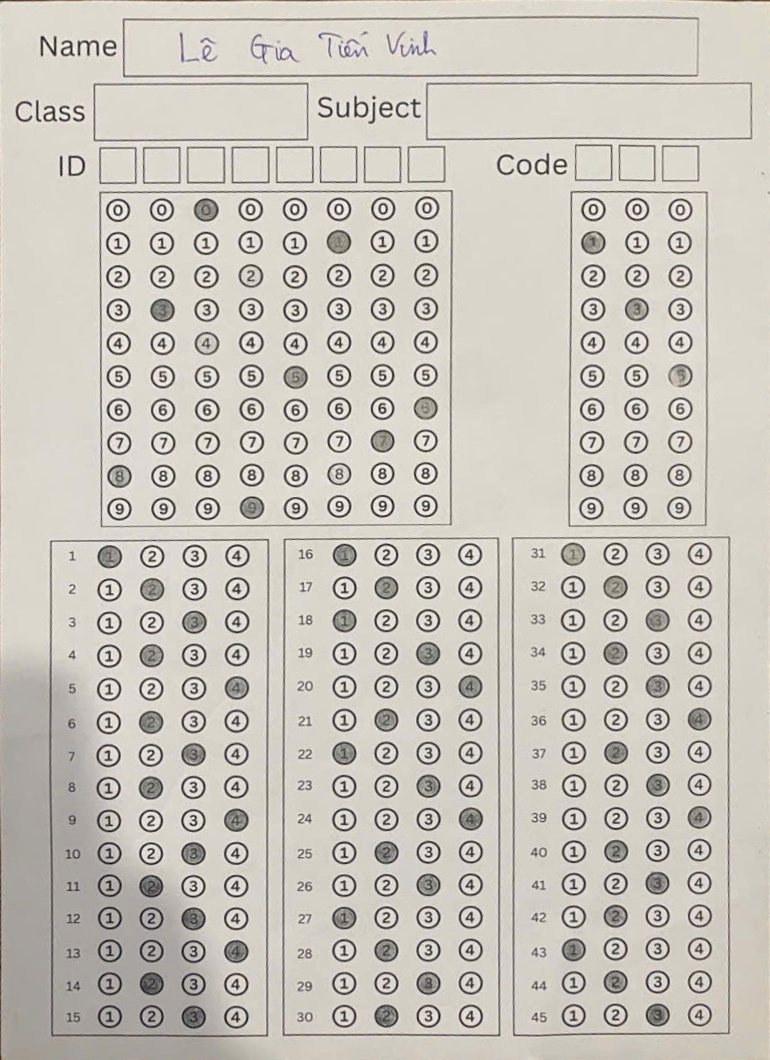
#> input picture resultImage.jpg, 770 x 1060 px, found by its file name; its folder holds 5 pictures in this run
$ python visualize_boxes.py
#> lines starting #> are read from the running program, lines starting #| are printed output that depends on the picture; after the words box and inside, x2 and y2 are one past the last pixel; in counts of white or black regions, pixels touching at a corner belong together
import cv2
import os

def refine_box_contour(img, x, y, w, h):
    """
    Refines a bounding box by looking for contours within a small region of interest.
    """
    # Define ROI with padding to ensure we capture the whole box line
    padding = 10
    roi_x = max(0, x - padding)
    roi_y = max(0, y - padding)
    roi_w = min(img.shape[1] - roi_x, w + 2 * padding)
    roi_h = min(img.shape[0] - roi_y, h + 2 * padding)

    roi = img[roi_y:roi_y+roi_h, roi_x:roi_x+roi_w]
    if roi.size == 0:
        return x, y, w, h

    # Preprocessing for contour detection
    gray = cv2.cvtColor(roi, cv2.COLOR_BGR2GRAY)
    # Binary inverse thresholding works well for black lines on white paper
    # Using adaptive thresholding to be robust to light variations
    thresh = cv2.adaptiveThreshold(gray, 255, cv2.ADAPTIVE_THRESH_GAUSSIAN_C,
                                  cv2.THRESH_BINARY_INV, 11, 2)

    # Find contours
    contours, _ = cv2.findContours(thresh, cv2.RETR_EXTERNAL, cv2.CHAIN_APPROX_SIMPLE)

    best_rect = (x, y, w, h)
    max_area = 0

    # Filter for the best candidate contour
    for cnt in contours:
        rx, ry, rw, rh = cv2.boundingRect(cnt)
        area = rw * rh
        # Candidate should have a reasonable size (at least 30% of target area)
        if area > (w * h * 0.3) and area > max_area:
            max_area = area
            best_rect = (roi_x + rx, roi_y + ry, rw, rh)

    return best_rect

def visualize(img_path, output_path):
#> called with img_path = 'D:\\OCR\\resultImage.jpg', output_path = 'D:\\OCR\\refined_answer_sheet.png'
    img = cv2.imread(img_path)
#> img is the input picture: shape (1060, 770, 3); mean B, G, R 187.6, 196.3, 200.6
    if img is None:
        print(f"Error: Could not load {img_path}")
        return

    h, w = img.shape[:2]
#> h = 1060; w = 770

    # Normalized coordinates (0-1000) for Answer_sheet_A4.pdf layout
    # Calculated from detection in answer_sheet_page1.png
    regions = {
        "ho_va_ten": (165, 22, 730, 65),
        "lop":        (125, 80, 285, 65),
        "mon":        (545, 80, 435, 65),
        "mssv":       (130, 170, 465, 320),
        "ma_de":      (720, 170, 190, 320),
        "answer_1":   (72, 500, 260, 475),
        "answer_2":   (377, 500, 260, 475),
        "answer_3":   (690, 500, 260, 475),
    }

    result_img = img.copy()

    # Create crops directory if it doesn't exist
    crops_dir = os.path.join(os.path.dirname(img_path), "crops")
    if not os.path.exists(crops_dir):
        os.makedirs(crops_dir)
        print(f"Created directory: {crops_dir}")

    for name, (rx, ry, rw, rh) in regions.items():
        # Step 1: Base coordinates from normalized values
        bx = int(rx * w / 1000)
        by = int(ry * h / 1000)
        bw = int(rw * w / 1000)
        bh = int(rh * h / 1000)

        # Step 2: Refine using contours
        nx, ny, nw, nh = refine_box_contour(img, bx, by, bw, bh)

        # Step 3: Crop the refined region and save
        margin = 2 if name in ("mssv", "ma_de") else 5
        cx = max(0, nx - margin)
        cy = max(0, ny - margin)
        cw = min(img.shape[1] - cx, nw + 2 * margin)
        ch = min(img.shape[0] - cy, nh + 2 * margin)

        crop = img[cy:cy+ch, cx:cx+cw]

        crop_filename = f"{name}.png"
        crop_path = os.path.join(crops_dir, crop_filename)
        cv2.imwrite(crop_path, crop)

        # Step 4: Draw refined rectangles for visualization
        # Search region in light blue (thicker for high res)
        cv2.rectangle(result_img, (bx, by), (bx + bw, by + bh), (255, 200, 0), 2)
        # Refined box in red
        cv2.rectangle(result_img, (nx, ny), (nx + nw, ny + nh), (0, 0, 255), 4)

        # Put label
        cv2.putText(result_img, name, (nx, ny - 10), cv2.FONT_HERSHEY_SIMPLEX, 1.2, (0, 255, 0), 3)
#> this loop made 8 passes
#> (nx, ny, nw, nh, cx, cy, cw, ch) on passes 1 to 8: (122, 16, 577, 62, 117, 11, 587, 72), (93, 82, 216, 60, 88, 77, 226, 70), (425, 82, 328, 59, 420, 77, 338, 69), (99, 190, 354, 338, 97, 188, 358, 342), (568, 190, 140, 337, 566, 188, 144, 341), (49, 539, 216, 498, 44, 534, 226, 508), (282, 537, 218, 500, 277, 532, 228, 510), (521, 536, 210, 501, 516, 531, 220, 511)
#> pass 1, in refine_box_contour, `roi = img[roi_y:roi_y+roi_h, roi_x:roi_x+roi_w]`:
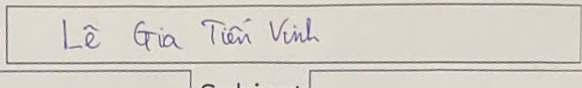
#> roi: shape (88, 582, 3); mean B, G, R 199.2, 208.5, 213.1
#> pass 1, in refine_box_contour, `thresh = cv2.adaptiveThreshold(gray, 255, cv2.ADAPTIVE_THRESH_GAUSSIAN..`:
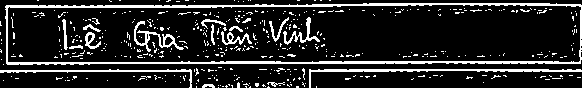
#> thresh: shape (88, 582); 14.5% white in thin lines or dots
#> pass 1, in visualize, `crop = img[cy:cy+ch, cx:cx+cw]`:
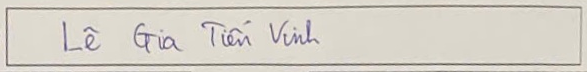
#> crop: shape (72, 587, 3); mean B, G, R 199.5, 208.7, 213.4
#> after the loop:
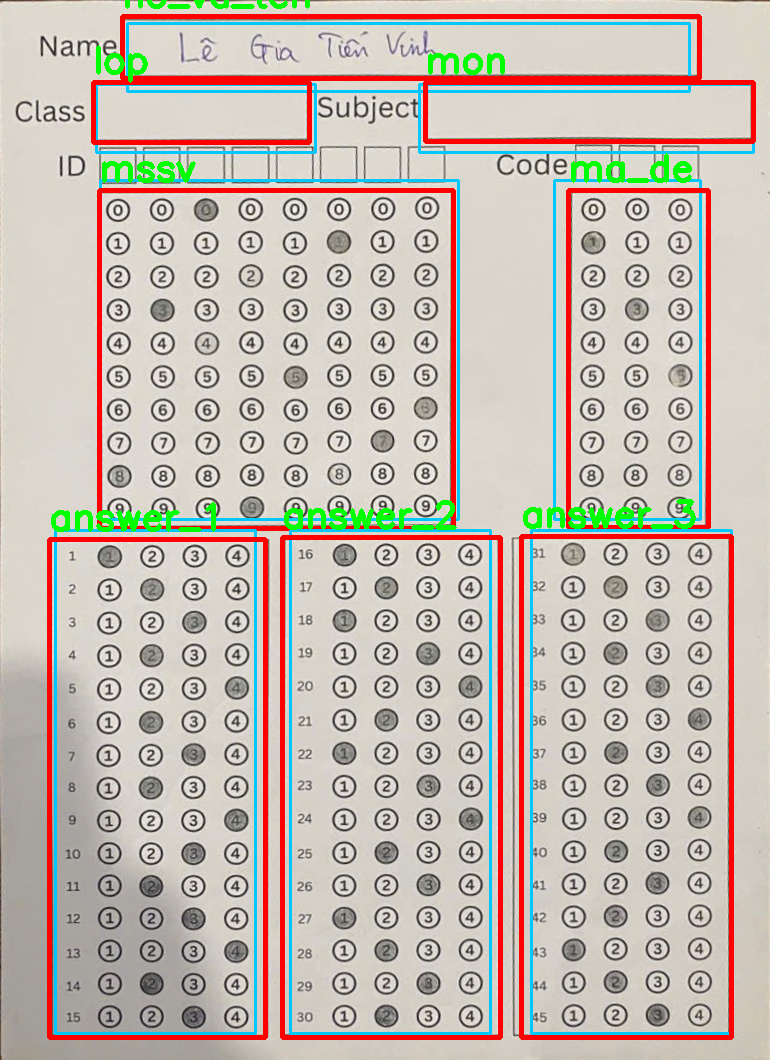
#> result_img: shape (1060, 770, 3); 9.37% of pixels changed, all inside (x1, y1, x2, y2) = (47, 0, 756, 1040)

    cv2.imwrite(output_path, result_img)
    print(f"Saved visualization with contour refinement to {output_path}")
    print(f"Individual crops saved to {crops_dir}")
#| Individual crops saved to crops

if __name__ == "__main__":
    visualize(r'D:\OCR\resultImage.jpg', r'D:\OCR\refined_answer_sheet.png')
